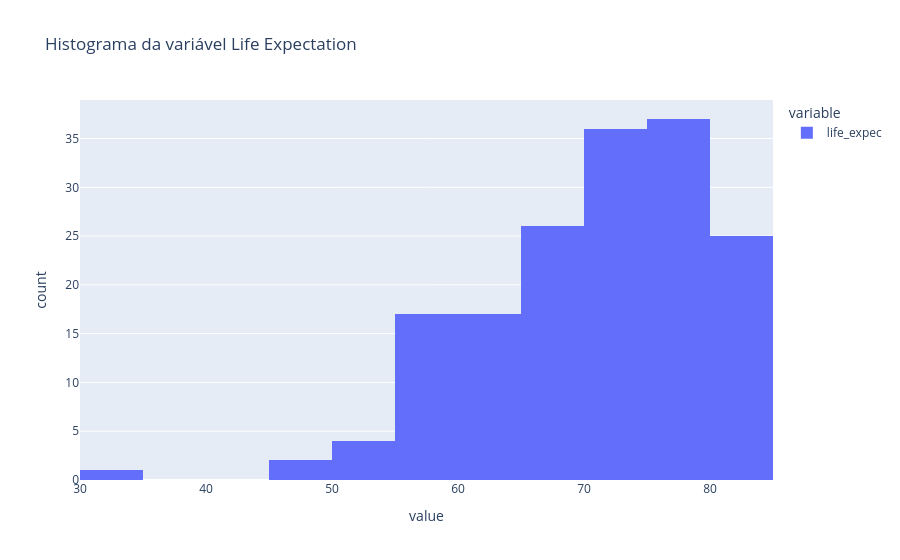

The cell this chart's notebook holds for it:
### Code cell
# Distribuição da variável Life Expectation
px.histogram(df_countries['life_expec'], title='Histograma da variável Life Expectation')

### Figure 1 — Plotly figure (JSON) as saved in the notebook; plotly's stock layout.template omitted (floating-point values rounded to 4 significant figures; data arrays with more than 128 entries replaced by an {"elided": "..."} marker saying what was removed)
{"data": [{"bingroup": "x", "hovertemplate": "variable=life_expec<br>value=%{x}<br>count=%{y}<extra></extra>", "legendgroup": "life_expec", "marker": {"color": "#636efa", "pattern": {"shape": ""}}, "name": "life_expec", "orientation": "v", "showlegend": true, "type": "histogram", "x": {"elided": "165 float values"}, "xaxis": "x", "yaxis": "y"}], "layout": {"barmode": "relative", "legend": {"title": {"text": "variable"}, "tracegroupgap": 0}, "title": {"text": "Histograma da variável Life Expectation"}, "xaxis": {"anchor": "y", "domain": [0, 1], "title": {"text": "value"}}, "yaxis": {"anchor": "x", "domain": [0, 1], "title": {"text": "count"}}}}
